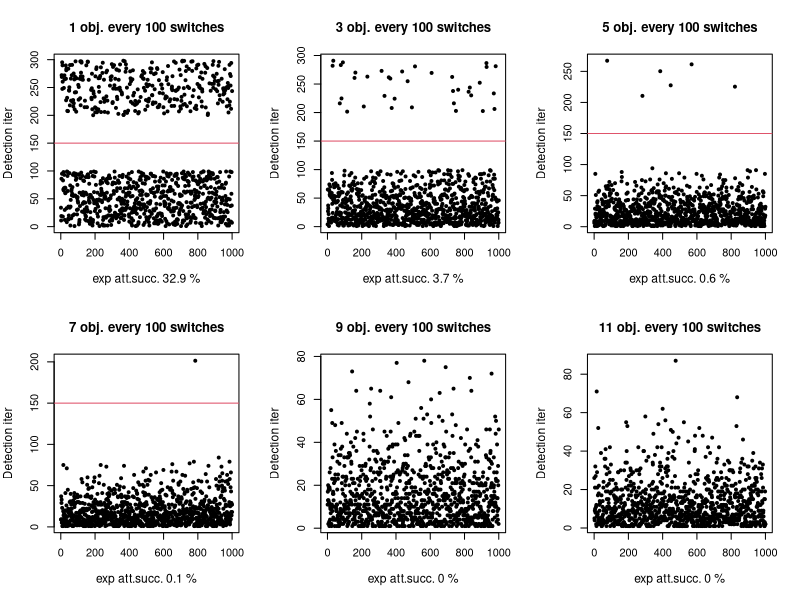
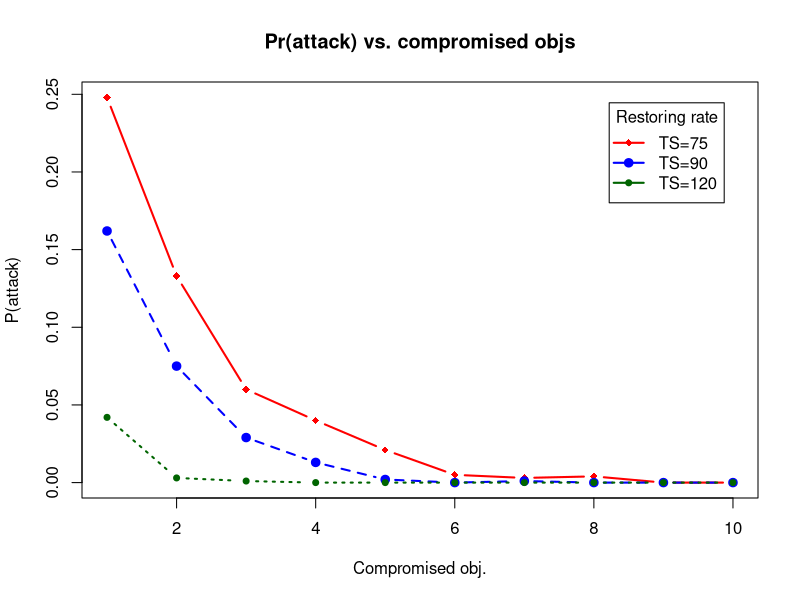

The R source for these figures, in order:
#####################################################################
## Probabilistic analysis of HelloRootkitty countermeasure 
## described in https://lirias.kuleuven.be/handle/123456789/316504
##
## Copyright (c) 2012 Francesco Gadaleta
#####################################################################


set.seed(11)

hellorootkitty <- function(numexp=1000, numobjs=15000, blocksize=100, restorerate=150, numattacked = 2) {   
    numswitch <- numobjs/blocksize   # number of task switches to check all protected objects
    detat <- rep(300, numexp)        #time of detection per experiment
    
    for(exp in 1:numexp) {           # numbers of experiments
    obj <- 1:numobjs                 # create objects
    checked   <- matrix(0,nrow=numswitch, ncol=blocksize) # matrix 150x100 of obj to be checked
    checked  <- sample(obj)          # random permutation of protected objects
    dim(checked) <- c(numswitch, blocksize)
    
    compromised   <- sample(1:numobjs, numattacked)       # index of compromised object
    
    
    for(j in 1:numswitch) {
    #  if((j %% attackrate) == 0){
    # compromised <- sample(1:numobjs, numattacked, TRUE)      # clear and compromise again
    #    compromised <- rep(NaN,numattacked) # restore original content
    #    }
      
    # check if compromised object is checked (then it is detected)
    for(i in 1:numattacked) {
      # attacker restores after restorerate switches
      if(j >= restorerate) break 
      
      if(any(checked[j,] == compromised[i])) {
        detat[exp] <- j                  # save that you detected at iteration j 
        break
          }
      }
     if(detat[exp]<300) break 
      }  # for numswitch
  
  }


  # indices of all successfull attacks (not detected)
  index  = which(detat>numswitch)   
  
  # for graphics purpose only!! After 150 we don't care anyway
  #rnd = rnorm(length(index),10, 50)
  rnd = runif(length(index),1,100)
  detat[index] <- detat[index]-rnd
  
  # probability of successfull attack
  attsucc<- 100*length(index)/numexp
  result <- list(res=detat, prob=attsucc, rate=restorerate, hacked=numattacked, numexp=numexp)
  return(result)
}

##  Set up plotting in two rows and three columns, plotting along rows first.
par( mfrow = c( 2, 3 ) )

#Create a function to generate a continuous color palette
rbPal <- colorRampPalette(c('black','black')) 

y<-0
while(y<6) {
  hacked <- 1+y*2
res <- hellorootkitty(numexp=1000, restorerate=100, numattacked=hacked)

  #This adds a column of color values
  # based on the y values
  Col <- rbPal(10)[as.numeric(cut(res$res,breaks = 8))]
    
  plot(res$res, pch=19, cex=.6, 
       xlab=paste("exp", "att.succ.", 
                  res$prob, "%"), 
       ylab="Detection iter", 
       col=Col, 
       main = paste(res$hacked, "obj. every", res$rate, "switches"), 
       cex.lab = 1.1)
  abline(a=150, b=0, col=2)

  
print(y<-y+1)
}




# prob of success vs. num of hacked objects
prob <- rep(0,10)
plot.new()
colors <- c("red", "blue", "darkgreen", "gold", "black")
linetype <- c(1:3)
plotchar <- seq(18,18+3,1)
##  Set up plotting in one row and one column, plotting along rows first.
par( mfrow = c( 1, 1 ) )
tasksw <- 1
rate <- c(75, 90, 120)

while(tasksw<4) {
  obj <- 0
  
        while(obj<10){        
          tmp <- hellorootkitty(numexp=1000, restorerate=rate[tasksw], numattacked=obj+1)
          prob[obj] <- tmp$prob/100
          print(obj<-obj+1)        
        }

  if(tasksw == 1) {
  
        plot(prob, cex=1, 
             col= colors[tasksw], type="b", lwd=2, pch=plotchar[tasksw],
             xlab="Compromised obj.", ylab="P(attack)",
             main=paste("Pr(attack) vs. compromised objs"),
             ylim=c(min(prob), max(prob)))
  }
  else 
    lines(prob, cex=1, col= colors[tasksw], 
          type="b", lwd=2, lty=linetype[tasksw], pch=plotchar[tasksw],
          xlab="Compromised obj.", ylab="Pr(attack)",
          main=paste("Pr(attack) vs. compromised objs"),
          ylim=c(min(prob), max(prob)))
    
  print(tasksw <- tasksw+1)
}

labels <- c("TS=75", "TS=90", "TS=120")
legend("topright", inset=.05, title="Restoring rate",
       labels, lwd=2, lty=c(1, 1, 1), col=colors, pch=plotchar)
